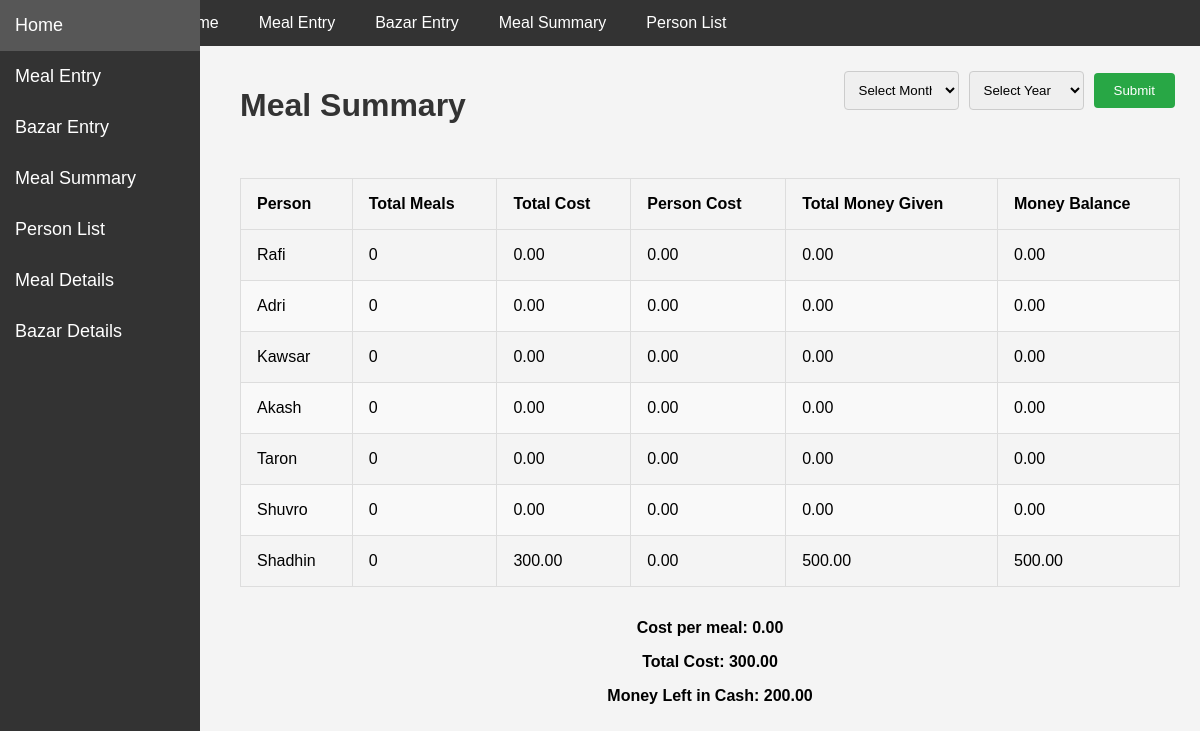
Screenshot of /meals/meal-summary/ with the database file from the repository.
### meals/models.py (models this page shows)
class Person(models.Model):
    name = models.CharField(max_length=100)
    money_given = models.DecimalField(max_digits=10, decimal_places=2, default=0)
    def __str__(self):
        return self.name

### meals/views.py (the view)
# urls.py: path('meal-summary/', views.meal_summary, name='meal_summary'),
def meal_summary(request):
    summary_data = []
    persons = Person.objects.all()
    year = request.GET.get('year')
    if not year:
        year = datetime.now().year
    month = request.GET.get('month')
    if not month:
        month = datetime.now().month
    first_day = datetime(int(year), int(month), 1)
    last_day = datetime(int(year), int(month) + 1, 1) - timedelta(days=1)
    total_meals = MealEntry.objects.filter(date__range=(first_day, last_day)).aggregate(total_meals=Sum('meals_taken'))['total_meals'] or 0
    total_cost = BazarEntry.objects.filter(date__range=(first_day, last_day)).aggregate(total_cost=Sum('cost'))['total_cost'] or 0
    person_costs = {}
    for person in persons:
        person_cost = BazarEntry.objects.filter(person=person).filter(date__range=(first_day, last_day)).aggregate(person_cost=Sum('cost'))['person_cost'] or 0
        person_costs[person.name] = person_cost
    cost_per_meal = total_cost / total_meals if total_meals > 0 else 0
    for person in persons:
        person_meals = MealEntry.objects.filter(person=person).filter(date__range=(first_day, last_day)).aggregate(person_meals=Sum('meals_taken'))['person_meals'] or 0
        person_cost = cost_per_meal * person_meals
        total_money_given = BazarEntry.objects.filter(person=person).filter(date__range=(first_day, last_day)).aggregate(total_money_given=Sum('money_given'))['total_money_given'] or 0
        money_balance = total_money_given - person_cost
        money_left_in_cash = sum(total_money_given for total_money_given in BazarEntry.objects.filter(date__range=(first_day, last_day)).values_list('money_given', flat=True)) - total_cost
        data = {
            'person': person,
            'person_meals': person_meals,
            'person_cost': person_cost,
            'person_costs': person_costs[person.name],
            'total_cost': total_cost,
            'total_money_given': total_money_given,
            'money_balance': money_balance,
        }
        summary_data.append(data)
    context = {
        'summary_data': summary_data,
        'cost_per_meal': cost_per_meal,
        'total_cost': total_cost,
        'money_left_in_cash': money_left_in_cash,
    }
    return render(request, 'meals/meal_summary.html', context)

### meals/templates/meals/meal_summary.html (shortened to what this page needs)
{% extends 'meals/base.html' %}
{% block content %}
    <div style="display: flex; justify-content: space-between;">
        <h1>Meal Summary</h1>
        <div style="display: flex; flex-direction: column; align-items: flex-end;">
            <form method="GET" action="" style="display: flex; align-items: center;">
                <select class="field" id="month" name="month">
                    <option value="">Select Month</option>
                </select>
                <select class="field" id="year" name="year">
                    <option value="">Select Year</option>
                </select>
                <input type="submit" class="submit" value="Submit">
            </form>
        </div>
    </div>
    <table>
        <thead>
            <tr>
                <th>Person</th>
                <th>Total Meals</th>
                <th>Total Cost</th>
                <th>Person Cost</th>
                <th>Total Money Given</th>
                <th>Money Balance</th>
            </tr>
        </thead>
        <tbody>
            {% for data in summary_data %}
            <tr>
                <td>{{ data.person }}</td>
                <td>{{ data.person_meals }}</td>
                <td>{{ data.person_costs|floatformat:2 }}</td>
                <td>{{ data.person_cost|floatformat:2 }}</td>
                <td>{{ data.total_money_given|floatformat:2 }}</td>
                <td>{{ data.money_balance|floatformat:2 }}</td>
            </tr>
            {% endfor %}
        </tbody>
    </table>
    <p>Cost per meal: {{ cost_per_meal|floatformat:2 }}</p>
    <p>Total Cost: {{ total_cost|floatformat:2 }}</p>
    <p>Money Left in Cash: {{ money_left_in_cash|floatformat:2 }}</p>
{% endblock %}

### meals/templates/meals/base.html (style rules this page uses)
body { font-family: Arial, sans-serif; margin: 0; padding: 0; background-color: #f4f4f4; }
h1 { text-align: center; color: #333; }
table { width: 100%; border-collapse: collapse; margin: 2em 0; font-size: 1em; text-align: left; }
th, td { padding: 1em; border: 1px solid #ddd; }
th { background-color: #f4f4f4; }
tr:nth-child(even) { background-color: #f9f9f9; }
p { text-align: center; font-weight: bold; }

### meals/templates/meals/meal_summary.html (style rules this page uses)
.field { padding: 10px; margin: 5px; border: 1px solid #ccc; border-radius: 4px; width: 100%; }
.submit { padding: 10px 20px; margin: 5px; background-color: #28a745; color: white; border: none; border-radius: 4px; cursor: pointer; }

### rows the page displays
Person: person "Rafi", person_meals "0", person_costs "0.00", person_cost "0.00", total_money_given "0.00", money_balance "0.00"
Person: person "Adri", person_meals "0", person_costs "0.00", person_cost "0.00", total_money_given "0.00", money_balance "0.00"
Person: person "Kawsar", person_meals "0", person_costs "0.00", person_cost "0.00", total_money_given "0.00", money_balance "0.00"
Person: person "Akash", person_meals "0", person_costs "0.00", person_cost "0.00", total_money_given "0.00", money_balance "0.00"
Person: person "Taron", person_meals "0", person_costs "0.00", person_cost "0.00", total_money_given "0.00", money_balance "0.00"
Person: person "Shuvro", person_meals "0", person_costs "0.00", person_cost "0.00", total_money_given "0.00", money_balance "0.00"
Person: person "Shadhin", person_meals "0", person_costs "300.00", person_cost "0.00", total_money_given "500.00", money_balance "500.00"

### other values shown
{{ cost_per_meal|floatformat:2 }} "0.00"
{{ total_cost|floatformat:2 }} "300.00"
{{ money_left_in_cash|floatformat:2 }} "200.00"
